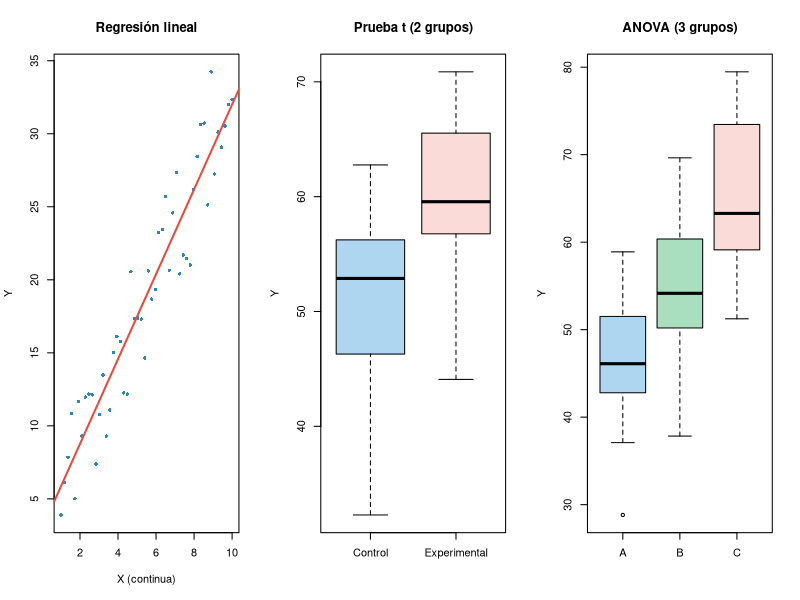
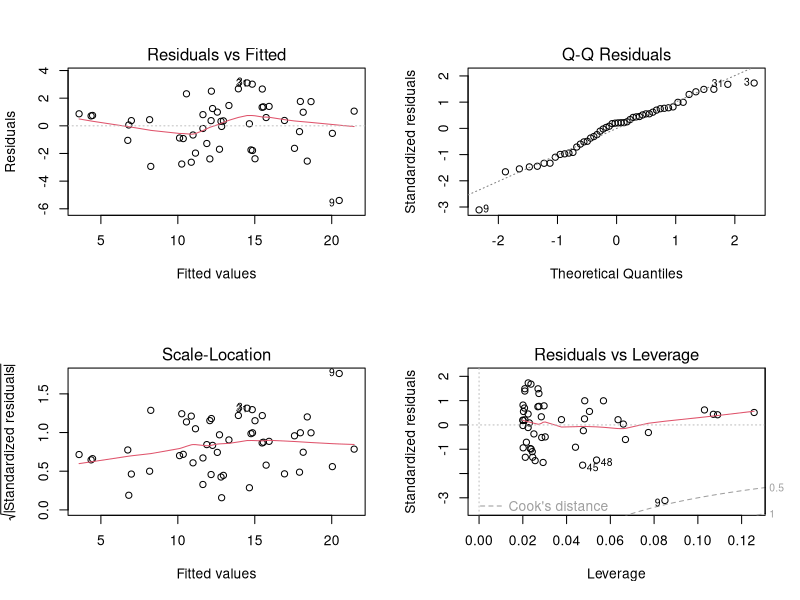

Write the R code that produced these figures, in order.
## -----------------------------------------------------------------------------
#| label: lm-vs-ttest-15
set.seed(42)
grupo_control <- rnorm(20, mean = 50, sd = 10)
grupo_exp     <- rnorm(20, mean = 58, sd = 10)

datos <- data.frame(
  respuesta = c(grupo_control, grupo_exp),
  grupo     = factor(rep(c("Control","Experimental"), each = 20))
)

# t-test clásico
t.test(respuesta ~ grupo, data = datos, var.equal = TRUE)


## -----------------------------------------------------------------------------
#| label: c15-lm-equivalente
# Modelo lineal equivalente
datos$grupo_num <- ifelse(datos$grupo == "Experimental", 1, 0)
summary(lm(respuesta ~ grupo_num, data = datos))


## -----------------------------------------------------------------------------
#| label: lm-vs-anova-15
set.seed(42)
ga <- rnorm(20, 45, 7); gb <- rnorm(20, 55, 7); gc <- rnorm(20, 65, 7)

datos3 <- data.frame(
  respuesta = c(ga, gb, gc),
  grupo     = factor(rep(c("A","B","C"), each = 20))
)

# ANOVA clásico
summary(aov(respuesta ~ grupo, data = datos3))


## -----------------------------------------------------------------------------
#| label: c15-lm-anova-equivalente
# Modelo lineal equivalente
summary(lm(respuesta ~ grupo, data = datos3))


## -----------------------------------------------------------------------------
#| label: fig-glm-unificador
#| echo: false
#| fig-cap: "El modelo lineal general como marco unificador. Regresión lineal (izquierda), prueba t —2 grupos— (centro) y ANOVA —3 grupos— (derecha) son el mismo modelo con diferentes tipos de predictores."
#| fig-width: 9
#| fig-height: 4

par(mfrow = c(1, 3))

# Regresión
x <- seq(1, 10, length = 50)
y <- 2 + 3 * x + rnorm(50, 0, 3)
plot(x, y, pch = 16, col = "#2E86C1", main = "Regresión lineal",
     xlab = "X (continua)", ylab = "Y", cex = 0.7)
abline(lm(y ~ x), col = "#E74C3C", lwd = 2)

# t-test
set.seed(1)
g1 <- rnorm(20, 50, 8); g2 <- rnorm(20, 60, 8)
boxplot(list(Control = g1, Experimental = g2),
        col = c("#AED6F1","#FADBD8"), main = "Prueba t (2 grupos)", ylab = "Y")

# ANOVA
set.seed(2)
ga2 <- rnorm(20, 45, 7); gb2 <- rnorm(20, 55, 7); gc2 <- rnorm(20, 65, 7)
boxplot(list(A = ga2, B = gb2, C = gc2),
        col = c("#AED6F1","#A9DFBF","#FADBD8"), main = "ANOVA (3 grupos)", ylab = "Y")

par(mfrow = c(1, 1))


## -----------------------------------------------------------------------------
#| label: c15-sintaxis-lm
#| eval: false
# # Sintaxis básica
# modelo <- lm(Y ~ X1 + X2, data = mis_datos)
# summary(modelo)
# 
# # Con interacción
# modelo_int <- lm(Y ~ X1 * X2, data = mis_datos)   # efectos principales + interacción
# modelo_int2 <- lm(Y ~ X1 + X2 + X1:X2, data = mis_datos)  # equivalente


## -----------------------------------------------------------------------------
#| label: fig-diagnosticos-glm
#| echo: false
#| fig-cap: "Gráficos diagnósticos del modelo lineal. Residuals vs. Fitted evalúa linealidad y homocedasticidad; Normal Q-Q evalúa la normalidad de los residuos; Scale-Location evalúa homocedasticidad; Residuals vs. Leverage identifica observaciones influyentes."
#| fig-width: 8
#| fig-height: 7

set.seed(42)
x_d <- rnorm(50, 5, 2)
y_d <- 3 + 2 * x_d + rnorm(50, 0, 2)
mod_d <- lm(y_d ~ x_d)

par(mfrow = c(2, 2))
plot(mod_d)
par(mfrow = c(1, 1))
